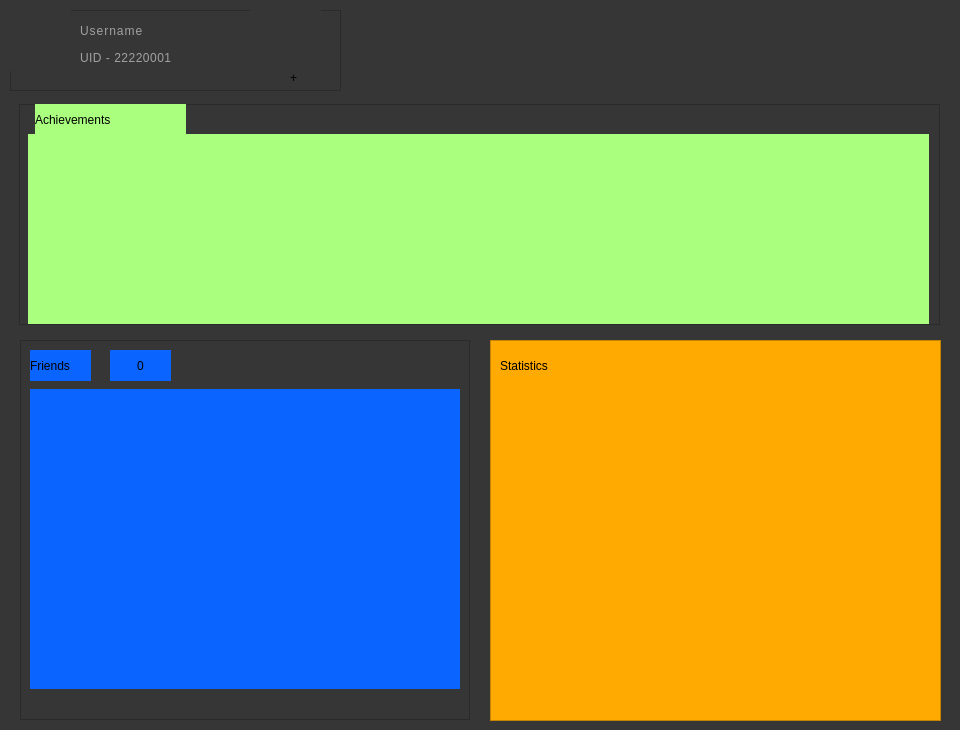
<?xml version="1.0" encoding="UTF-8"?>
<ui version="4.0">
 <class>Form</class>
 <widget class="QWidget" name="Form">
  <property name="geometry">
   <rect>
    <x>0</x>
    <y>0</y>
    <width>960</width>
    <height>730</height>
   </rect>
  </property>
  <property name="sizePolicy">
   <sizepolicy hsizetype="Fixed" vsizetype="Fixed">
    <horstretch>0</horstretch>
    <verstretch>0</verstretch>
   </sizepolicy>
  </property>
  <property name="windowTitle">
   <string>Form</string>
  </property>
  <property name="styleSheet">
   <string notr="true">background-color: rgb(54, 54, 54);
outline:none;
</string>
  </property>
  <widget class="QFrame" name="user_info_frame_container">
   <property name="geometry">
    <rect>
     <x>10</x>
     <y>10</y>
     <width>331</width>
     <height>81</height>
    </rect>
   </property>
   <property name="frameShape">
    <enum>QFrame::StyledPanel</enum>
   </property>
   <property name="frameShadow">
    <enum>QFrame::Raised</enum>
   </property>
   <widget class="QLabel" name="Username_label">
    <property name="geometry">
     <rect>
      <x>70</x>
      <y>10</y>
      <width>151</width>
      <height>21</height>
     </rect>
    </property>
    <property name="styleSheet">
     <string notr="true">font: 16pt &quot;Calibri&quot;;
color: rgb(161, 161, 161);
 letter-spacing: 1px;
</string>
    </property>
    <property name="text">
     <string>Username</string>
    </property>
   </widget>
   <widget class="QLabel" name="profile_logo">
    <property name="geometry">
     <rect>
      <x>0</x>
      <y>0</y>
      <width>61</width>
      <height>61</height>
     </rect>
    </property>
    <property name="styleSheet">
     <string notr="true"/>
    </property>
    <property name="text">
     <string/>
    </property>
    <property name="pixmap">
     <pixmap>icons/user-icon.png</pixmap>
    </property>
   </widget>
   <widget class="QLabel" name="uid_label">
    <property name="geometry">
     <rect>
      <x>70</x>
      <y>40</y>
      <width>91</width>
      <height>16</height>
     </rect>
    </property>
    <property name="styleSheet">
     <string notr="true">font: 9pt &quot;Calibri&quot;;
color: rgb(161, 161, 161);
 letter-spacing: 0.5px;
</string>
    </property>
    <property name="text">
     <string>UID - 22220001</string>
    </property>
   </widget>
   <widget class="QLabel" name="coin_icon">
    <property name="geometry">
     <rect>
      <x>240</x>
      <y>0</y>
      <width>71</width>
      <height>71</height>
     </rect>
    </property>
    <property name="styleSheet">
     <string notr="true">border:10px;
</string>
    </property>
    <property name="text">
     <string/>
    </property>
    <property name="pixmap">
     <pixmap>icons/coin.png</pixmap>
    </property>
   </widget>
   <widget class="QLabel" name="plus_icon">
    <property name="geometry">
     <rect>
      <x>280</x>
      <y>60</y>
      <width>16</width>
      <height>16</height>
     </rect>
    </property>
    <property name="styleSheet">
     <string notr="true">font: 20pt &quot;Calibri&quot;;
border-radius:5px;</string>
    </property>
    <property name="text">
     <string>+</string>
    </property>
   </widget>
   <widget class="QPushButton" name="add_coins_button">
    <property name="geometry">
     <rect>
      <x>230</x>
      <y>0</y>
      <width>101</width>
      <height>81</height>
     </rect>
    </property>
    <property name="styleSheet">
     <string notr="true">border:none;
background:none;</string>
    </property>
    <property name="text">
     <string/>
    </property>
   </widget>
   <zorder>coin_icon</zorder>
   <zorder>Username_label</zorder>
   <zorder>profile_logo</zorder>
   <zorder>uid_label</zorder>
   <zorder>plus_icon</zorder>
   <zorder>add_coins_button</zorder>
  </widget>
  <widget class="QFrame" name="achievements_frame_container">
   <property name="geometry">
    <rect>
     <x>19</x>
     <y>104</y>
     <width>921</width>
     <height>221</height>
    </rect>
   </property>
   <property name="minimumSize">
    <size>
     <width>810</width>
     <height>160</height>
    </size>
   </property>
   <property name="maximumSize">
    <size>
     <width>930</width>
     <height>300</height>
    </size>
   </property>
   <property name="styleSheet">
    <string notr="true">QFrame *{
	background-color: rgb(170, 255, 127);
}
QScrollArea{
border:none;
}


QScrollBar:horizontal{
	border:none;
	background:rgb(149, 221, 110);
	height:14px;
	margin:0 15px 0 15px  ;	
	border-radius:0px;
}

QScrollBar::handle:horizontal{
border:none;
height:5px;
border-radius:5px;
	background-color: rgb(136, 190, 95);
outline:none;
}

QScrollBar::handle:horizontal:hover{
	background-color:rgb(102, 143, 71);
outline:none;
}

QScrollBar::sub-line:horizontal{
	background-color: rgb(170, 255, 127);
}
QScrollBar::add-line:horizontal{
	background-color:  rgb(170, 255, 127);
}</string>
   </property>
   <property name="frameShape">
    <enum>QFrame::StyledPanel</enum>
   </property>
   <property name="frameShadow">
    <enum>QFrame::Raised</enum>
   </property>
   <widget class="QScrollArea" name="achievement_scrollArea">
    <property name="geometry">
     <rect>
      <x>9</x>
      <y>30</y>
      <width>901</width>
      <height>190</height>
     </rect>
    </property>
    <property name="minimumSize">
     <size>
      <width>790</width>
      <height>140</height>
     </size>
    </property>
    <property name="maximumSize">
     <size>
      <width>905</width>
      <height>200</height>
     </size>
    </property>
    <property name="styleSheet">
     <string notr="true">QScrollBar:horizontal{
	border:none;
	background:rgb(0, 200, 50);
}</string>
    </property>
    <property name="verticalScrollBarPolicy">
     <enum>Qt::ScrollBarAsNeeded</enum>
    </property>
    <property name="sizeAdjustPolicy">
     <enum>QAbstractScrollArea::AdjustToContents</enum>
    </property>
    <property name="widgetResizable">
     <bool>true</bool>
    </property>
    <property name="alignment">
     <set>Qt::AlignJustify|Qt::AlignTop</set>
    </property>
    <widget class="QWidget" name="scrollAreaWidgetContents_achievements">
     <property name="geometry">
      <rect>
       <x>0</x>
       <y>0</y>
       <width>20</width>
       <height>20</height>
      </rect>
     </property>
     <property name="sizePolicy">
      <sizepolicy hsizetype="Fixed" vsizetype="Fixed">
       <horstretch>0</horstretch>
       <verstretch>0</verstretch>
      </sizepolicy>
     </property>
     <property name="minimumSize">
      <size>
       <width>0</width>
       <height>0</height>
      </size>
     </property>
     <property name="maximumSize">
      <size>
       <width>16777215</width>
       <height>16777215</height>
      </size>
     </property>
     <layout class="QVBoxLayout" name="verticalLayout">
      <property name="spacing">
       <number>6</number>
      </property>
      <property name="sizeConstraint">
       <enum>QLayout::SetFixedSize</enum>
      </property>
      <item>
       <layout class="QHBoxLayout" name="achievement_frame">
        <property name="sizeConstraint">
         <enum>QLayout::SetFixedSize</enum>
        </property>
       </layout>
      </item>
     </layout>
    </widget>
   </widget>
   <widget class="QLabel" name="label">
    <property name="geometry">
     <rect>
      <x>16</x>
      <y>0</y>
      <width>151</width>
      <height>31</height>
     </rect>
    </property>
    <property name="styleSheet">
     <string notr="true">color: rgb(0, 0, 0);
font: 14pt &quot;Calibri&quot;;</string>
    </property>
    <property name="text">
     <string>Achievements</string>
    </property>
   </widget>
  </widget>
  <widget class="QFrame" name="friends_frame_container">
   <property name="geometry">
    <rect>
     <x>20</x>
     <y>340</y>
     <width>450</width>
     <height>380</height>
    </rect>
   </property>
   <property name="styleSheet">
    <string notr="true">
QFrame *{
	background-color: rgb(10, 100, 255);
}
QScrollArea{
border:none;
}


QScrollBar:vertical{
	border:none;
	background:rgb(149, 221, 110);
	width:14px;
	margin 15px 0 15px 0 ;	
	border-radius:0px;
}

QScrollBar::handle:vertical{
border:none;
width:5px;
border-radius:5px;
	background-color: rgb(136, 190, 95);
outline:none;
}

QScrollBar::handle:vertical:hover{
	background-color:rgb(102, 143, 71);
outline:none;
}

QScrollBar::sub-line:vertical{
	background-color: rgb(170, 255, 127);
}
QScrollBar::add-line:vertical{
	background-color:  rgb(170, 255, 127);
}</string>
   </property>
   <property name="frameShape">
    <enum>QFrame::StyledPanel</enum>
   </property>
   <property name="frameShadow">
    <enum>QFrame::Raised</enum>
   </property>
   <widget class="QLabel" name="label_2">
    <property name="geometry">
     <rect>
      <x>10</x>
      <y>10</y>
      <width>61</width>
      <height>31</height>
     </rect>
    </property>
    <property name="styleSheet">
     <string notr="true">color: rgb(0, 0, 0);
font: 14pt &quot;Calibri&quot;;</string>
    </property>
    <property name="text">
     <string>Friends</string>
    </property>
   </widget>
   <widget class="QLabel" name="Friends_count">
    <property name="geometry">
     <rect>
      <x>90</x>
      <y>10</y>
      <width>61</width>
      <height>31</height>
     </rect>
    </property>
    <property name="styleSheet">
     <string notr="true">color: rgb(0, 0, 0);
font: 14pt &quot;Calibri&quot;;</string>
    </property>
    <property name="text">
     <string>0</string>
    </property>
    <property name="alignment">
     <set>Qt::AlignCenter</set>
    </property>
   </widget>
   <widget class="QScrollArea" name="scrollArea">
    <property name="geometry">
     <rect>
      <x>10</x>
      <y>49</y>
      <width>430</width>
      <height>300</height>
     </rect>
    </property>
    <property name="sizePolicy">
     <sizepolicy hsizetype="Expanding" vsizetype="Expanding">
      <horstretch>0</horstretch>
      <verstretch>0</verstretch>
     </sizepolicy>
    </property>
    <property name="minimumSize">
     <size>
      <width>430</width>
      <height>300</height>
     </size>
    </property>
    <property name="maximumSize">
     <size>
      <width>450</width>
      <height>380</height>
     </size>
    </property>
    <property name="sizeAdjustPolicy">
     <enum>QAbstractScrollArea::AdjustToContents</enum>
    </property>
    <property name="widgetResizable">
     <bool>true</bool>
    </property>
    <property name="alignment">
     <set>Qt::AlignLeading|Qt::AlignLeft|Qt::AlignTop</set>
    </property>
    <widget class="QWidget" name="scrollAreaWidgetContents_friends">
     <property name="enabled">
      <bool>true</bool>
     </property>
     <property name="geometry">
      <rect>
       <x>0</x>
       <y>0</y>
       <width>20</width>
       <height>20</height>
      </rect>
     </property>
     <property name="sizePolicy">
      <sizepolicy hsizetype="Fixed" vsizetype="Fixed">
       <horstretch>0</horstretch>
       <verstretch>0</verstretch>
      </sizepolicy>
     </property>
     <property name="minimumSize">
      <size>
       <width>0</width>
       <height>0</height>
      </size>
     </property>
     <property name="maximumSize">
      <size>
       <width>16777215</width>
       <height>16777215</height>
      </size>
     </property>
     <layout class="QVBoxLayout" name="verticalLayout_4">
      <property name="sizeConstraint">
       <enum>QLayout::SetFixedSize</enum>
      </property>
      <item>
       <layout class="QVBoxLayout" name="friends_frame">
        <property name="sizeConstraint">
         <enum>QLayout::SetFixedSize</enum>
        </property>
       </layout>
      </item>
     </layout>
    </widget>
   </widget>
  </widget>
  <widget class="QFrame" name="statistics_frame_container">
   <property name="geometry">
    <rect>
     <x>490</x>
     <y>340</y>
     <width>451</width>
     <height>381</height>
    </rect>
   </property>
   <property name="styleSheet">
    <string notr="true">background-color: rgb(255, 170, 0);</string>
   </property>
   <property name="frameShape">
    <enum>QFrame::StyledPanel</enum>
   </property>
   <property name="frameShadow">
    <enum>QFrame::Raised</enum>
   </property>
   <widget class="QLabel" name="label_3">
    <property name="geometry">
     <rect>
      <x>10</x>
      <y>10</y>
      <width>81</width>
      <height>31</height>
     </rect>
    </property>
    <property name="styleSheet">
     <string notr="true">color: rgb(0, 0, 0);
font: 14pt &quot;Calibri&quot;;</string>
    </property>
    <property name="text">
     <string>Statistics</string>
    </property>
   </widget>
  </widget>
  <zorder>achievements_frame_container</zorder>
  <zorder>friends_frame_container</zorder>
  <zorder>statistics_frame_container</zorder>
  <zorder>user_info_frame_container</zorder>
 </widget>
 <resources/>
 <connections/>
</ui>
